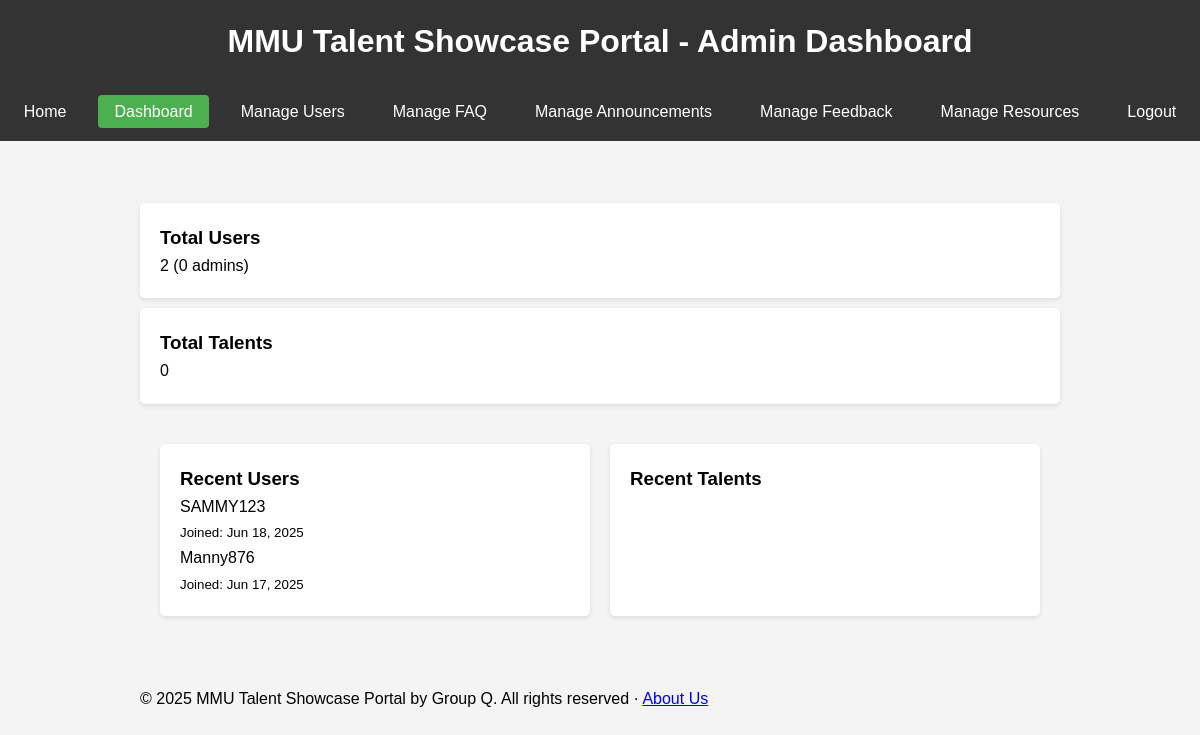
Page /admin/dashboard.php (signed in) on the committed database.
### tables this page shows
CREATE TABLE `users` (
  `id` int(11) NOT NULL,
  `username` varchar(50) NOT NULL,
  `password` varchar(255) NOT NULL,
  `email` varchar(100) NOT NULL,
  `full_name` varchar(100) NOT NULL,
  `role` enum('user','admin') DEFAULT 'user',
  `created_at` timestamp NOT NULL DEFAULT current_timestamp()
);

### admin/dashboard.php (the view, shortened to what this page needs)
<?php
require_once '../config/database.php';
$stats = array();
$sql = "SELECT COUNT(*) as total FROM users WHERE id != 1";
$result = mysqli_query($conn, $sql);
$stats['users'] = mysqli_fetch_assoc($result)['total'];
$sql = "SELECT COUNT(*) as total FROM users WHERE role = 'admin' AND id != 1";
$result = mysqli_query($conn, $sql);
$stats['admins'] = mysqli_fetch_assoc($result)['total'];
$sql = "SELECT COUNT(*) as total FROM talents";
$result = mysqli_query($conn, $sql);
$stats['talents'] = mysqli_fetch_assoc($result)['total'];
$sql = "SELECT * FROM users WHERE role = 'user' ORDER BY created_at DESC LIMIT 5";
$recent_users = mysqli_query($conn, $sql);
?>
<!DOCTYPE html>
<html lang="en">
    <head>
        <link rel="stylesheet" href="../assets/css/style.css">
    </head>
    <body>
        <header class="header">
            <h1>MMU Talent Showcase Portal - Admin Dashboard</h1>
        </header>
        <?php include '../includes/admin-navbar.php'; ?>
        <div class="container">
            <div class="stats-grid">
                <div class="card">
                    <h3>Total Users</h3>
                    <p class="stat-number"><?php echo "{$stats['users']} ({$stats['admins']} admins)"; ?>
                    </p>
                </div>
                <div class="card">
                    <h3>Total Talents</h3>
                    <p class="stat-number"><?php echo $stats['talents']; ?></p>
                </div>
            </div>
            <div class="grid">
                <div class="card">
                    <h3>Recent Users</h3>
                    <div class="list">
                        <?php while ($user = mysqli_fetch_assoc($recent_users)): ?>
                            <div class="list-item">
                                <p><?php echo htmlspecialchars($user['username']); ?></p>
                                <small>Joined: <?php echo date('M j, Y', strtotime($user['created_at'])); ?></small>
                            </div>
                        <?php endwhile; ?>
                    </div>
                </div>
                <div class="card">
                    <h3>Recent Talents</h3>
                </div>
            </div>
        </div>
        <?php include '../includes/footer-inc.php'; ?>
    </body>
</html>

### assets/css/style.css (style rules this page uses)
* { margin: 0; padding: 0; box-sizing: border-box; }
body { font-family: 'Arial', sans-serif; line-height: 1.6; background-color: #f4f4f4; }
.container { width: 80%; margin: auto; overflow: hidden; padding: 20px; }
.header { background: #333; color: #fff; padding: 1rem; text-align: center; }
.card { background: #fff; padding: 20px; margin: 10px 0; border-radius: 5px; box-shadow: 0 2px 5px rgba(0, 0, 0, 0.1); }
.grid { display: grid; grid-template-columns: repeat(auto-fit, minmax(250px, 1fr)); gap: 20px; padding: 20px; }

### rows in the picture
users: username "SAMMY123", created_at "Jun 18, 2025"
users: username "Manny876", created_at "Jun 17, 2025"

### other values in the picture
$stats['users'] "2"
$stats['admins'] "0"
$stats['talents'] "0"
